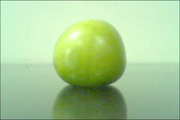
#> input picture training_image/hijau.bmp, 180 x 120 px
$ python deteksi-warna.py
#> lines starting #> are read from the running program, lines starting #| are printed output that depends on the picture; after the words box and inside, x2 and y2 are one past the last pixel; in counts of white or black regions, pixels touching at a corner belong together
import cv2
import numpy as np
import matplotlib.pyplot as plt

def rgb_to_hue(r, g, b):
    r, g, b = r/255.0, g/255.0, b/255.0
    mx = max(r, g, b)
    mn = min(r, g, b)
    d = mx - mn

    if d == 0:
        h = 0
    elif mx == r:
        h = (60 * ((g - b) / d)) % 360
    elif mx == g:
        h = (60 * ((b - r) / d)) + 120
    elif mx == b:
        h = (60 * ((r - g) / d)) + 240
    return int(h / 12)

def get_hue_histogram(image_path):
#> called with image_path = 'training_image/hijau.bmp'
    image = cv2.imread(image_path)
#> image is the input picture: shape (120, 180, 3); mean B, G, R 150, 203.8, 169.6
    height, width, _ = image.shape
#> height = 120; width = 180
    hist = np.zeros(30)

    for i in range(height):
        for j in range(width):
            b, g, r = image[i, j]
            idx = rgb_to_hue(r, g, b)
            hist[idx] += 1

    hist = hist / np.max(hist)
    return hist

def get_general_histogram(hists):
    return np.min(np.array(hists), axis=0)

def get_specific_features(hist, general_hist):
    return np.abs(hist - general_hist)

def classify(test_hist, features):
    dists = [np.mean(np.abs(test_hist - f)) for f in features]
    return np.argmin(dists)

# Ambil fitur dari gambar training
hijau_hist = get_hue_histogram('training_image/hijau.bmp')
campur_hist = get_hue_histogram('training_image/campur.bmp')
#> call 2 of get_hue_histogram, with image_path = 'training_image/campur.bmp'
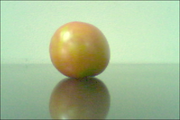
#> input picture training_image/campur.bmp, 180 x 120 px
#> in get_hue_histogram, image is the input picture: shape (120, 180, 3); mean B, G, R 150.8, 190.9, 169.4
merah_hist = get_hue_histogram('training_image/merah.bmp')
#> call 3 of get_hue_histogram, with image_path = 'training_image/merah.bmp'
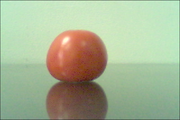
#> input picture training_image/merah.bmp, 180 x 120 px
#> in get_hue_histogram, image is the input picture: shape (120, 180, 3); mean B, G, R 149, 180.5, 167.6

general_hist = get_general_histogram([hijau_hist, campur_hist, merah_hist])
features = [
    get_specific_features(hijau_hist, general_hist),
    get_specific_features(campur_hist, general_hist),
    get_specific_features(merah_hist, general_hist)
]

def plot_histograms(hists, labels, title, filename):
#> called with filename = 'hist_normalisasi'
    plt.figure(figsize=(10, 6))
    for hist, label in zip(hists, labels):
        plt.plot(range(30), hist, label=label)
#> this loop made 3 passes
#> label on passes 1 to 3: 'Tomat Hijau', 'Tomat Campur', 'Tomat Merah'
    plt.xlabel('Hue Bin')
    plt.ylabel('Normalized Value')
    plt.title(title)
    plt.legend()
    plt.grid(True)
    plt.tight_layout()
    plt.savefig(f'hasil/{filename}.png')
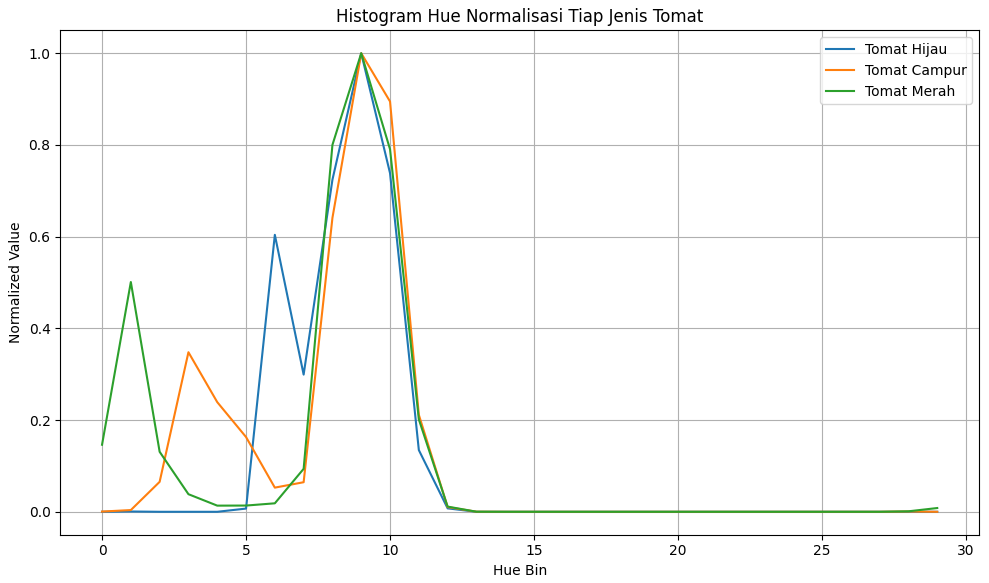
#> figure drawn by matplotlib, 1 panel; curve peaks at x = 9, y = 1; curve peaks at x = 9, y = 1; curve peaks at x = 9, y = 1
    plt.show()

# Plot histogram hue normalisasi
plot_histograms(
    [hijau_hist, campur_hist, merah_hist],
    ['Tomat Hijau', 'Tomat Campur', 'Tomat Merah'],
    'Histogram Hue Normalisasi Tiap Jenis Tomat',
    'hist_normalisasi'
)

# Plot histogram general (interseksi)
plot_histograms(
    [general_hist],
    ['Histogram General Tomat'],
    'Histogram Interseksi (General Histogram)',
    'hist_general'
)
#> call 2 of plot_histograms, with title = 'Histogram Interseksi (General Histogram)', filename = 'hist_general'
#> the loop in plot_histograms (call 2), `for hist, label in zip(hists, labels):` made 1 pass
#> in plot_histograms (call 2), `plt.savefig(f'hasil/{filename}.png')`:
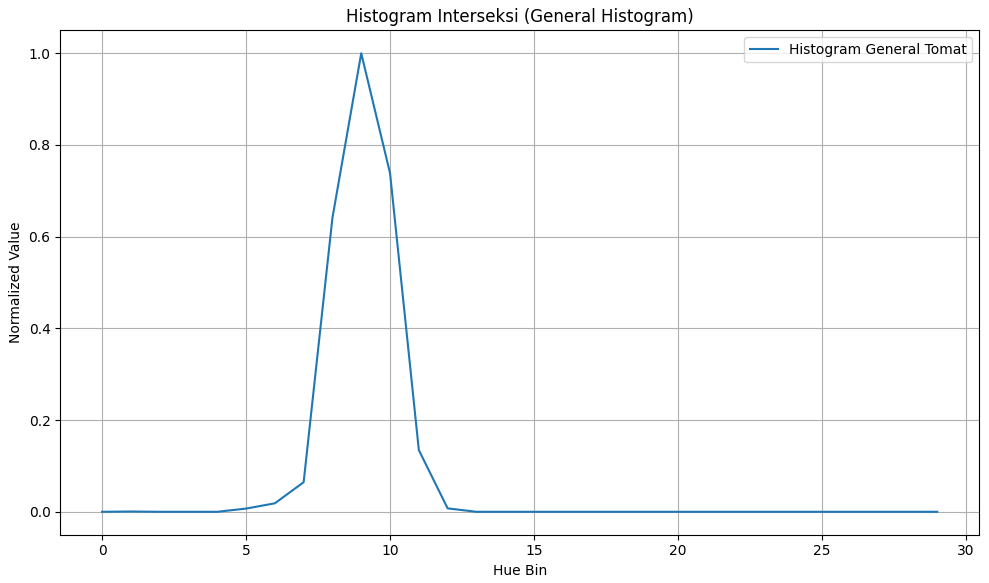
#> figure drawn by matplotlib, 1 panel; curve peaks at x = 9, y = 1

# Plot histogram fitur spesifik
plot_histograms(
    features,
    ['Fitur Spesifik Hijau', 'Fitur Spesifik Campur', 'Fitur Spesifik Merah'],
    'Fitur Spesifik Berdasarkan Histogram Hue',
    'hist_spesifik'
)
#> call 3 of plot_histograms, with title = 'Fitur Spesifik Berdasarkan Histogram Hue', filename = 'hist_spesifik'
#> the loop in plot_histograms (call 3), `for hist, label in zip(hists, labels):` made 3 passes
#> in plot_histograms (call 3), `plt.savefig(f'hasil/{filename}.png')`:
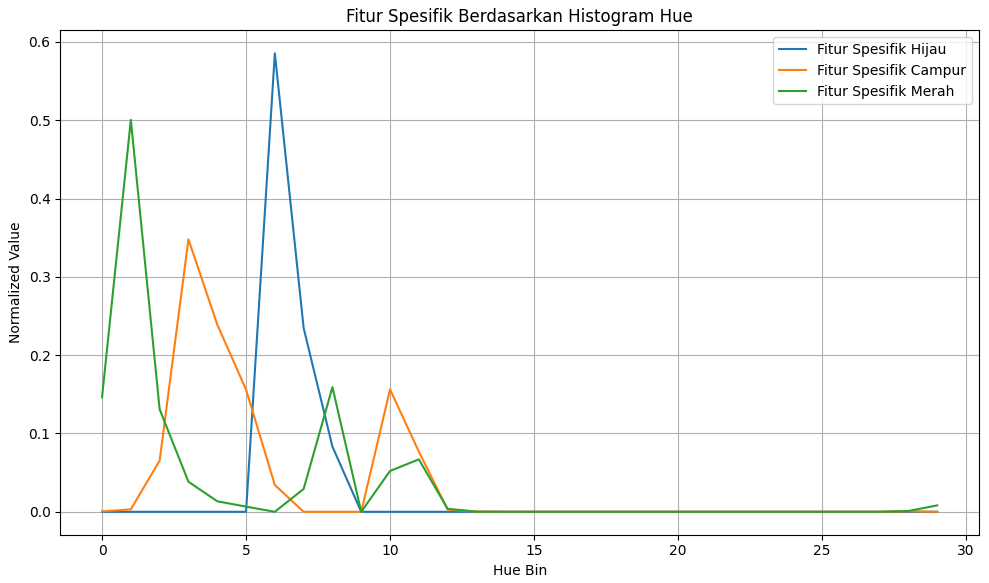
#> figure drawn by matplotlib, 1 panel; curve peaks at x = 6, y = 0.586; curve peaks at x = 3, y = 0.348; curve peaks at x = 1, y = 0.5

uji_img_path = 'testing_image/uji_merah.bmp'  # path gambar uji

# 1. Load gambar uji
frame = cv2.imread(uji_img_path)
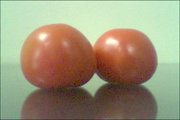
#> input picture testing_image/uji_merah.bmp, 180 x 120 px
#> frame is the input picture: shape (120, 180, 3); mean B, G, R 122, 149.2, 157.9

# 2. Hitung histogram hue gambar uji
test_hist = np.zeros(30)
height, width, _ = frame.shape
for i in range(height):
    for j in range(width):
        b, g, r = frame[i, j]
        idx = rgb_to_hue(r, g, b)
        test_hist[idx] += 1
test_hist = test_hist / np.max(test_hist)

# 3. Hitung fitur spesifik gambar uji
test_feature = get_specific_features(test_hist, general_hist)

# 4. Klasifikasi
klasifikasi = classify(test_feature, features)
label = ["Tomat Hijau", "Tomat Campur", "Tomat Merah"][klasifikasi]
print(f"Gambar tersebut diklasifikasikan sebagai: {label}")
#| Gambar tersebut diklasifikasikan sebagai: Tomat Merah

cv2.putText(frame, label, (50, 20), cv2.FONT_HERSHEY_SIMPLEX, 0.5, (0,0,0), 2)
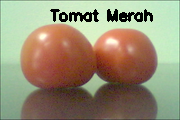
#> frame: shape (120, 180, 3); 3.1% of pixels changed, all inside (x1, y1, x2, y2) = (50, 9, 153, 22)
cv2.imwrite('hasil/klasifikasi_uji_merah.png', frame)
cv2.imshow("Hasil Klasifikasi", frame)
cv2.waitKey(0)
cv2.destroyAllWindows()
